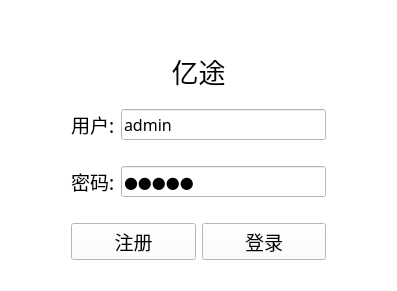
<?xml version="1.0" encoding="UTF-8"?>
<ui version="4.0">
 <class>Form</class>
 <widget class="QWidget" name="Form">
  <property name="geometry">
   <rect>
    <x>0</x>
    <y>0</y>
    <width>397</width>
    <height>291</height>
   </rect>
  </property>
  <property name="windowTitle">
   <string>Form</string>
  </property>
  <property name="styleSheet">
   <string notr="true">background-color: rgb(255, 255, 255);</string>
  </property>
  <layout class="QGridLayout" name="gridLayout">
   <item row="4" column="1">
    <spacer name="verticalSpacer">
     <property name="orientation">
      <enum>Qt::Vertical</enum>
     </property>
     <property name="sizeType">
      <enum>QSizePolicy::Fixed</enum>
     </property>
     <property name="sizeHint" stdset="0">
      <size>
       <width>20</width>
       <height>20</height>
      </size>
     </property>
    </spacer>
   </item>
   <item row="3" column="0">
    <spacer name="horizontalSpacer">
     <property name="orientation">
      <enum>Qt::Horizontal</enum>
     </property>
     <property name="sizeType">
      <enum>QSizePolicy::Maximum</enum>
     </property>
     <property name="sizeHint" stdset="0">
      <size>
       <width>60</width>
       <height>20</height>
      </size>
     </property>
    </spacer>
   </item>
   <item row="2" column="1">
    <spacer name="verticalSpacer_2">
     <property name="orientation">
      <enum>Qt::Vertical</enum>
     </property>
     <property name="sizeType">
      <enum>QSizePolicy::Maximum</enum>
     </property>
     <property name="sizeHint" stdset="0">
      <size>
       <width>20</width>
       <height>40</height>
      </size>
     </property>
    </spacer>
   </item>
   <item row="0" column="1">
    <spacer name="verticalSpacer_3">
     <property name="orientation">
      <enum>Qt::Vertical</enum>
     </property>
     <property name="sizeType">
      <enum>QSizePolicy::Fixed</enum>
     </property>
     <property name="sizeHint" stdset="0">
      <size>
       <width>20</width>
       <height>40</height>
      </size>
     </property>
    </spacer>
   </item>
   <item row="1" column="1">
    <widget class="QLabel" name="label">
     <property name="font">
      <font>
       <family>楷体</family>
       <pointsize>20</pointsize>
      </font>
     </property>
     <property name="text">
      <string>亿途</string>
     </property>
     <property name="alignment">
      <set>Qt::AlignCenter</set>
     </property>
     <property name="wordWrap">
      <bool>false</bool>
     </property>
    </widget>
   </item>
   <item row="3" column="1">
    <layout class="QVBoxLayout" name="verticalLayout">
     <item>
      <layout class="QHBoxLayout" name="horizontalLayout">
       <item>
        <widget class="QLabel" name="label_2">
         <property name="font">
          <font>
           <family>Agency FB</family>
           <pointsize>14</pointsize>
          </font>
         </property>
         <property name="styleSheet">
          <string notr="true"/>
         </property>
         <property name="text">
          <string>用户:</string>
         </property>
        </widget>
       </item>
       <item>
        <widget class="QLineEdit" name="username_lineEdit">
         <property name="font">
          <font>
           <family>宋体</family>
           <pointsize>12</pointsize>
           <italic>false</italic>
           <bold>false</bold>
          </font>
         </property>
         <property name="styleSheet">
          <string notr="true">font: 12pt &quot;宋体&quot;;</string>
         </property>
         <property name="text">
          <string>admin</string>
         </property>
        </widget>
       </item>
      </layout>
     </item>
     <item>
      <spacer name="verticalSpacer_5">
       <property name="orientation">
        <enum>Qt::Vertical</enum>
       </property>
       <property name="sizeType">
        <enum>QSizePolicy::Fixed</enum>
       </property>
       <property name="sizeHint" stdset="0">
        <size>
         <width>20</width>
         <height>20</height>
        </size>
       </property>
      </spacer>
     </item>
     <item>
      <layout class="QHBoxLayout" name="horizontalLayout_2">
       <item>
        <widget class="QLabel" name="label_3">
         <property name="font">
          <font>
           <family>Agency FB</family>
           <pointsize>14</pointsize>
          </font>
         </property>
         <property name="text">
          <string>密码:</string>
         </property>
        </widget>
       </item>
       <item>
        <widget class="QLineEdit" name="password_lineEdit">
         <property name="font">
          <font>
           <family>宋体</family>
           <pointsize>12</pointsize>
           <italic>false</italic>
           <bold>false</bold>
          </font>
         </property>
         <property name="styleSheet">
          <string notr="true">font: 12pt &quot;宋体&quot;;</string>
         </property>
         <property name="text">
          <string>admin</string>
         </property>
         <property name="echoMode">
          <enum>QLineEdit::Password</enum>
         </property>
        </widget>
       </item>
      </layout>
     </item>
     <item>
      <spacer name="verticalSpacer_4">
       <property name="orientation">
        <enum>Qt::Vertical</enum>
       </property>
       <property name="sizeType">
        <enum>QSizePolicy::Fixed</enum>
       </property>
       <property name="sizeHint" stdset="0">
        <size>
         <width>20</width>
         <height>20</height>
        </size>
       </property>
      </spacer>
     </item>
     <item>
      <layout class="QHBoxLayout" name="horizontalLayout_3">
       <item>
        <widget class="QPushButton" name="register_pushButton">
         <property name="font">
          <font>
           <family>Agency FB</family>
           <pointsize>14</pointsize>
          </font>
         </property>
         <property name="text">
          <string>注册</string>
         </property>
        </widget>
       </item>
       <item>
        <widget class="QPushButton" name="login_pushButton">
         <property name="font">
          <font>
           <family>Agency FB</family>
           <pointsize>14</pointsize>
          </font>
         </property>
         <property name="text">
          <string>登录</string>
         </property>
        </widget>
       </item>
      </layout>
     </item>
    </layout>
   </item>
   <item row="3" column="2">
    <spacer name="horizontalSpacer_2">
     <property name="orientation">
      <enum>Qt::Horizontal</enum>
     </property>
     <property name="sizeType">
      <enum>QSizePolicy::Maximum</enum>
     </property>
     <property name="sizeHint" stdset="0">
      <size>
       <width>60</width>
       <height>20</height>
      </size>
     </property>
    </spacer>
   </item>
  </layout>
 </widget>
 <resources/>
 <connections/>
</ui>
